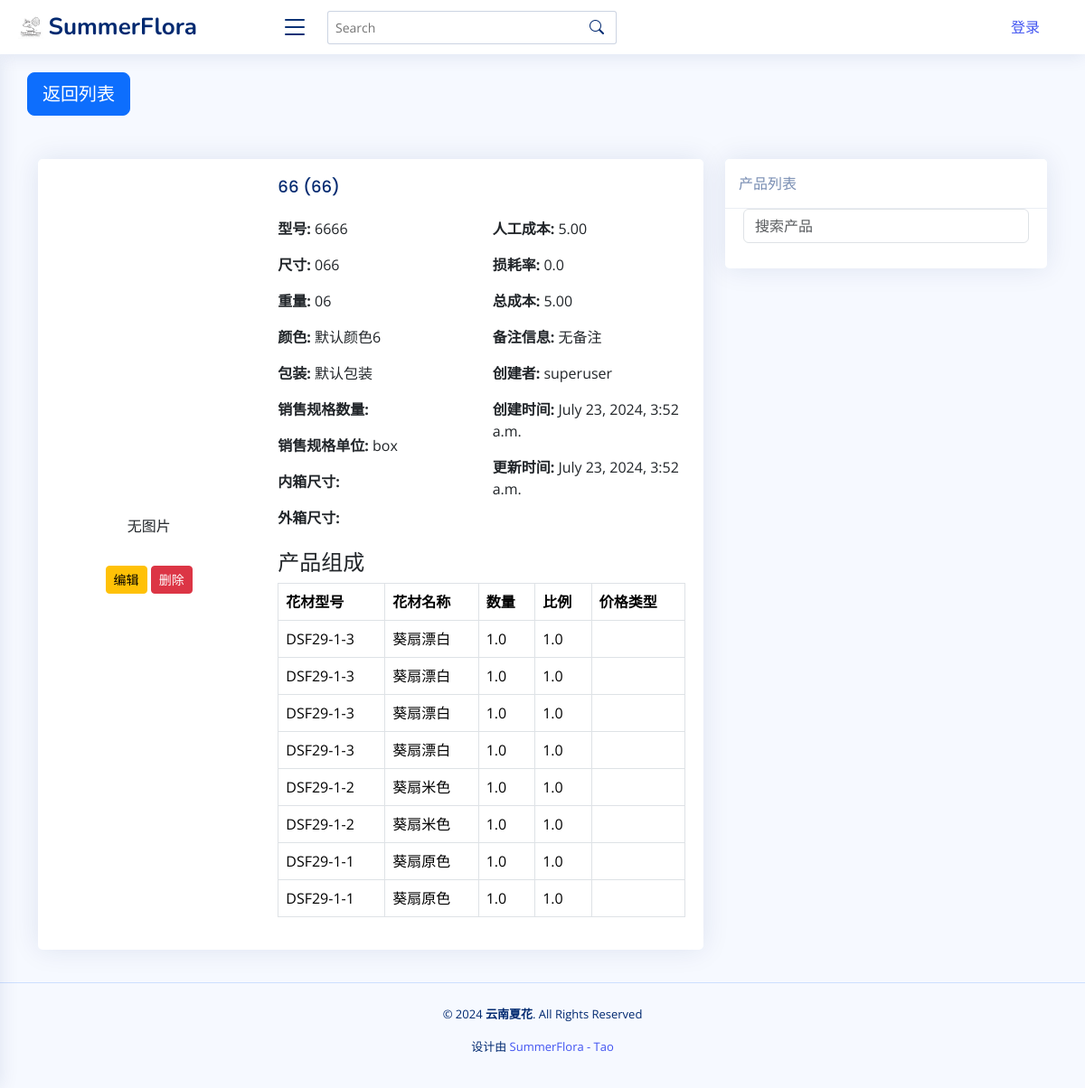
The app's page /product_details/6666/ with its own data.
### app01/models.py (models this page shows, shortened)
class Product(models.Model):
    model = models.CharField(
        max_length=100, blank=False, default="Product0000", primary_key=True
    )
    image = models.ImageField(
        upload_to="products/", null=True, blank=True, default=None
    )
    materials = models.ManyToManyField("FlowerMaterial", through="ProductMaterial")
    chinese_name = models.CharField(max_length=200)
    english_name = models.CharField(max_length=200)
    size = models.CharField(max_length=200, blank=True, default="0")
    weight = models.CharField(max_length=200, blank=True, default="0")
    color = models.CharField(max_length=200, blank=True, default="默认颜色")
    Package = models.CharField(max_length=200, blank=True, default="默认包装")
    sale_spec_quantity = models.CharField(
        max_length=200, help_text="销售规格的数字", blank=True, default=""
    )
    sale_spec_unit = models.CharField(
        max_length=10,
        help_text="销售规格的单位",
        choices=[("box", "box"), ("pcs", "pcs"), ("g", "g"), ("kg", "kg")],
        blank=True,
        null=True,
        default="box",
    )
    inner_box_long = models.FloatField(
        help_text="长度，单位：cm", null=True, blank=True, default=0.0
    )
    inner_box_width = models.FloatField(
        help_text="宽度，单位：cm", null=True, blank=True, default=0.0
    )
    inner_box_height = models.FloatField(
        help_text="高度，单位：cm", null=True, blank=True, default=0.0
    )
    outer_box_length = models.FloatField(
        help_text="长度，单位：cm", null=True, blank=True, default=0.0
    )
    outer_box_width = models.FloatField(
        help_text="宽度，单位：cm", null=True, blank=True, default=0.0
    )
    outer_box_height = models.FloatField(
        help_text="高度，单位：cm", null=True, blank=True, default=0.0
    )
    labor_cost = models.DecimalField(max_digits=10, decimal_places=2, default=0.0)
    loss_rate = models.FloatField(default=0.0)
    profit_margin = models.DecimalField(max_digits=5, decimal_places=2, default=0.0)
    description = models.CharField(max_length=200, blank=True, default="无备注")
    created_by = models.ForeignKey(
        settings.AUTH_USER_MODEL,
        on_delete=models.SET_NULL,
        null=True,
        blank=True,
        default=None,
    )
    created_at = models.DateTimeField(editable=False)
    updated_at = models.DateTimeField()
    @property
    def inner_box_size(self):
        return (
            f"{self.inner_box_long} * {self.inner_box_width} * {self.inner_box_height} cm"
            if self.inner_box_long and self.inner_box_width and self.inner_box_height
            else ""
        )
    @property
    def outer_box_size(self):
        return (
            f"{self.outer_box_length} * {self.outer_box_width} * {self.outer_box_height} cm"
            if self.outer_box_length and self.outer_box_width and self.outer_box_height
            else ""
        )
    @property
    def cost(self):
        total_cost = Decimal(0)
        for material in self.productmaterial_set.all():
            material_cost = (
                material.flower_material.cost_price
                * Decimal(material.quantity)
                * Decimal(material.ratio)
            )
            total_cost += material_cost
        total_cost += self.labor_cost
        total_cost *= Decimal(1 + self.loss_rate)
        return total_cost

class ProductMaterial(models.Model):
    product = models.ForeignKey(Product, on_delete=models.CASCADE)
    flower_material = models.ForeignKey(FlowerMaterial, on_delete=models.CASCADE)
    quantity = models.FloatField(default=1.0)
    ratio = models.FloatField(default=1.0)

class FlowerMaterial(models.Model):
    model = models.CharField(
        max_length=100, blank=False, default="Material0000", primary_key=True
    )
    category = models.ForeignKey(
        Category, on_delete=models.SET_NULL, null=True, default="默认类型"
    )
    image = models.ImageField(upload_to="images/", null=True, blank=True, default=None)
    chinese_name = models.CharField(max_length=200, null=True, blank=True, default="")
    english_name = models.CharField(max_length=200, null=True, blank=True, default="")
    scientific_name = models.CharField(
        max_length=200, null=True, blank=True, default=""
    )
    color = models.CharField(max_length=200, null=True, blank=True, default="")
    chineses_specifications = models.CharField(
        max_length=200, null=True, blank=True, default="无中文规格"
    )
    size = models.CharField(
        max_length=200, help_text="单位：cm", blank=True, default=""
    )
    weight = models.CharField(
        max_length=200, help_text="单位：g", blank=True, default=""
    )
    sale_spec_quantity = models.CharField(
        max_length=200, help_text="销售规格的数字", blank=True, default=""
    )
    sale_spec_unit = models.CharField(
        max_length=10,
        help_text="销售规格的单位",
        choices=[("pcs", "pcs"), ("g", "g"), ("box", "box"), ("kg", "kg")],
        blank=True,
        null=True,
        default="pcs",
    )
    process = models.ForeignKey(
        Process, on_delete=models.SET_NULL, null=True, blank=True, default=None
    )
    outer_box_length = models.FloatField(
        help_text="长度，单位：cm", null=True, blank=True, default=0.0
    )
    outer_box_width = models.FloatField(
        help_text="宽度，单位：cm", null=True, blank=True, default=0.0
    )
    outer_box_height = models.FloatField(
        help_text="高度，单位：cm", null=True, blank=True, default=0.0
    )
    packing_quantity = models.IntegerField(
        help_text="单位：qty", null=True, blank=True, default=0
    )
    grade = models.ForeignKey(
        Grade, on_delete=models.SET_NULL, null=True, blank=True, default=None
    )
    supplier = models.ForeignKey(
        Supplier, on_delete=models.SET_NULL, null=True, blank=True, default=None
    )
    cost_price = models.DecimalField(
        max_digits=10, decimal_places=2, null=True, blank=True, default=0.0
    )  # 成本价
    price_one = models.DecimalField(
        max_digits=10, decimal_places=2, null=True, blank=True, default=0.0
    )
    price_two = models.DecimalField(
        max_digits=10, decimal_places=2, null=True, blank=True, default=0.0
    )
    created_by = models.ForeignKey(
        settings.AUTH_USER_MODEL,
        on_delete=models.SET_NULL,
        null=True,
        blank=True,
        default=None,
    )
    created_at = models.DateTimeField(editable=False)
    updated_at = models.DateTimeField()

class CustomUser(AbstractUser):
    def __str__(self):
        return self.username

### app01/views.py (the view)
# urls.py: path("product_details/<str:model>/", views.product_details, name="product_details"),
def product_details(request, model):
    product = get_object_or_404(Product, model=model)
    materials = product.productmaterial_set.all()
    context = {
        "product": product,
        "materials": materials,
        "current_user": request.user,
    }
    return render(request, "product_details.html", context)

### app01/templates/product_details.html (shortened to what this page needs)
{% extends 'base.html' %}
{% load static %}
{% block content %}
  <a href="/product_list" class="btn btn-primary btn-lg" style="margin-left:auto">返回列表</a>
  <div class="container mt-5">
    <div class="row">
      <div class="col-md-8">
        <div class="card mb-3">
          <div class="row g-0">
            <div class="col-md-4 d-flex flex-column justify-content-center align-items-center">
              {% if product.image %}
                <img src="{{ product.image.url }}" class="img-fluid rounded-start" alt="{{ product.chinese_name }}" />
              {% else %}
                <p>无图片</p>
              {% endif %}
              <div class="mt-3">
                <a href="{% url 'edit_product' product.model %}" class="btn btn-sm btn-warning">编辑</a>
                <a href="{% url 'delete_product' product.model %}" class="btn btn-sm btn-danger">删除</a>
              </div>
            </div>
            <div class="col-md-8">
              <div class="card-body">
                <h5 class="card-title">{{ product.chinese_name }} ({{ product.english_name }})</h5>
                <div class="row">
                  <div class="col-6">
                    <p class="card-text">
                      <strong>型号:</strong> {{ product.model }}
                    </p>
                    <p class="card-text">
                      <strong>尺寸:</strong> {{ product.size }}
                    </p>
                    <p class="card-text">
                      <strong>重量:</strong> {{ product.weight }}
                    </p>
                    <p class="card-text">
                      <strong>颜色:</strong> {{ product.color }}
                    </p>
                    <p class="card-text">
                      <strong>包装:</strong> {{ product.Package }}
                    </p>
                    <p class="card-text">
                      <strong>销售规格数量:</strong> {{ product.sale_spec_quantity }}
                    </p>
                    <p class="card-text">
                      <strong>销售规格单位:</strong> {{ product.get_sale_spec_unit_display }}
                    </p>
                    <p class="card-text">
                      <strong>内箱尺寸:</strong> {{ product.inner_box_size }}
                    </p>
                    <p class="card-text">
                      <strong>外箱尺寸:</strong> {{ product.outer_box_size }}
                    </p>
                  </div>
                  <div class="col-6">
                    <p class="card-text">
                      <strong>人工成本:</strong> {{ product.labor_cost }}
                    </p>
                    <p class="card-text">
                      <strong>损耗率:</strong> {{ product.loss_rate }}
                    </p>
                    <p class="card-text">
                      <strong>总成本:</strong> {{ product.cost }}
                    </p>
                    <p class="card-text">
                      <strong>备注信息:</strong> {{ product.description }}
                    </p>
                    <p class="card-text">
                      <strong>创建者:</strong> {{ product.created_by }}
                    </p>
                    <p class="card-text">
                      <strong>创建时间:</strong> {{ product.created_at }}
                    </p>
                    <p class="card-text">
                      <strong>更新时间:</strong> {{ product.updated_at }}
                    </p>
                  </div>
                </div>
                <h4 class="mt-4">产品组成</h4>
                <table class="table table-bordered">
                  <thead>
                    <tr>
                      <th>花材型号</th>
                      <th>花材名称</th>
                      <th>数量</th>
                      <th>比例</th>
                      <th>价格类型</th>
                    </tr>
                  </thead>
                  <tbody>
                    {% for material in materials %}
                    <tr>
                      <td>{{ material.flower_material.model }}</td>
                      <td>{{ material.flower_material.chinese_name }}</td>
                      <td>{{ material.quantity }}</td>
                      <td>{{ material.ratio }}</td>
                      <td>{{ material.get_price_type_display }}</td>
                    </tr>
                    {% endfor %}
                  </tbody>
                </table>
              </div>
            </div>
          </div>
        </div>
      </div>
      <div class="col-md-4">
        <div class="position-sticky" style="top: 1rem;">
          <div class="card">
            <div class="card-header">产品列表</div>
            <div class="card-body" style="max-height: 500px; overflow-y: auto;">
              <input type="text" class="form-control mb-2" id="searchProduct" placeholder="搜索产品" />
            </div>
          </div>
        </div>
      </div>
    </div>
  </div>
{% endblock %}

### app01/templates/base.html (shortened to what this page needs)
<!DOCTYPE html>
<html lang="en">
<head>
    {% load static %}
    <link href="https://cdn.jsdelivr.net/npm/simple-datatables@latest/dist/style.css" rel="stylesheet" type="text/css">
    <link href="{% static 'assets/vendor/bootstrap/css/bootstrap.min.css' %}" rel="stylesheet">
    <link href="{% static 'assets/vendor/bootstrap-icons/bootstrap-icons.css' %}" rel="stylesheet">
    <link href="{% static 'assets/vendor/boxicons/css/boxicons.min.css' %}" rel="stylesheet">
    <link href="{% static 'assets/vendor/quill/quill.snow.css' %}" rel="stylesheet">
    <link href="{% static 'assets/vendor/quill/quill.bubble.css' %}" rel="stylesheet">
    <link href="{% static 'assets/vendor/remixicon/remixicon.css' %}" rel="stylesheet">
    <link href="{% static 'assets/vendor/simple-datatables/style.css' %}" rel="stylesheet">
    <link href="{% static 'assets/css/style.css' %}" rel="stylesheet">
</head>
<body>
<header id="header" class="header fixed-top d-flex align-items-center">
    <div class="d-flex align-items-center justify-content-between">
        <a href="/home" class="logo d-flex align-items-center">
            <img src="/static/assets/web_picture/flora logo.jpg" alt="logo">
            <span class="d-none d-lg-block">SummerFlora</span>
        </a>
        <i class="bi bi-list toggle-sidebar-btn"></i>
    </div>
    <div class="search-bar">
        <form class="search-form d-flex align-items-center" method="POST" action="#">
            <input type="text" name="query" placeholder="Search" title="Enter search keyword">
            <button type="submit" title="Search"><i class="bi bi-search"></i></button>
        </form>
    </div>
<div class="header-user ms-auto" style="margin-right: 50px;">
    {% if current_user.is_authenticated %}
    <div class="dropdown">
        <button class="dropbtn">
            <i class="bi bi-person"></i>
            <span class="username">{{ current_user.username }}</span>
        </button>
        <div class="dropdown-content">
            <a href="/account">账户信息</a>
            <a href="/login">退出登录</a>
        </div>
    </div>
    {% else %}
    <a href="/login">登录</a>
    {% endif %}
</div>
</header>
  <main id="main" class="main">
    {% block content %}{% endblock content %}
  </main>
  <footer id="footer" class="footer">
     <div class="credits text-center">
                <p>© 2024 <strong><span>云南夏花</span></strong>. All Rights Reserved</p>
                <p>设计由 <a href="https://bootstrapmade.com/"> SummerFlora - Tao</a></p>
              </div>
  </footer>
</body>
</html>

### app01/static/assets/css/style.css (style rules this page uses)
:root { scroll-behavior: smooth; }
body { font-family: "Open Sans", sans-serif; background: #f6f9ff; color: #444444; }
a { color: #4154f1; text-decoration: none; }
h1, h2, h3, h4, h5, h6 { font-family: "Nunito", sans-serif; }
#main { margin-top: 60px; padding: 20px 30px; transition: all 0.3s; }
.card { margin-bottom: 30px; border: none; border-radius: 5px; box-shadow: 0px 0 30px rgba(1, 41, 112, 0.1); }
.card-header, .card-footer { border-color: #ebeef4; background-color: #fff; color: #798eb3; padding: 15px; }
.card-title { padding: 20px 0 15px 0; font-size: 18px; font-weight: 500; color: #012970; font-family: "Poppins", sans-serif; }
.card-body { padding: 0 20px 20px 20px; }
.logo { line-height: 1; }
@media (min-width: 1200px) { .logo { width: 280px; } }
.logo img { max-height: 26px; margin-right: 6px; }
.logo span { font-size: 26px; font-weight: 700; color: #012970; font-family: "Nunito", sans-serif; }
.header { transition: all 0.5s; z-index: 997; height: 60px; box-shadow: 0px 2px 20px rgba(1, 41, 112, 0.1); background-color: #fff; padding-left: 20px; }
.header .toggle-sidebar-btn { font-size: 32px; padding-left: 10px; cursor: pointer; color: #012970; }
.header .search-bar { min-width: 360px; padding: 0 20px; }
.header .search-form { width: 100%; }
.header .search-form input { border: 0; font-size: 14px; color: #012970; border: 1px solid rgba(1, 41, 112, 0.2); padding: 7px 38px 7px 8px; border-radius: 3px; transition: 0.3s; width: 100%; }
.header .search-form button { border: 0; padding: 0; margin-left: -30px; background: none; }
.header .search-form button i { color: #012970; }
@media (min-width: 1200px) { #main, #footer { margin-left: 10px; } }
@media (min-width: 1200px) { .toggle-sidebar #main, .toggle-sidebar #footer { margin-left: 0; } }
.footer { padding: 20px 0; font-size: 14px; transition: all 0.3s; border-top: 1px solid #cddfff; }
.footer .credits { padding-top: 5px; text-align: center; font-size: 13px; color: #012970; }

### records on screen
Product: chinese_name "66", english_name "66", model "6666", size "066", weight "06", color "默认颜色6", Package "默认包装", sale_spec_unit "box", labor_cost "5.00", loss_rate "0.0", cost "5.00", description "无备注", created_by "superuser", created_at "July 23, 2024, 3:52 a.m.", updated_at "July 23, 2024, 3:52 a.m."
ProductMaterial: flower_material.model "DSF29-1-3", flower_material.chinese_name "葵扇漂白", quantity "1.0", ratio "1.0"
ProductMaterial: flower_material.model "DSF29-1-3", flower_material.chinese_name "葵扇漂白", quantity "1.0", ratio "1.0"
ProductMaterial: flower_material.model "DSF29-1-3", flower_material.chinese_name "葵扇漂白", quantity "1.0", ratio "1.0"
ProductMaterial: flower_material.model "DSF29-1-3", flower_material.chinese_name "葵扇漂白", quantity "1.0", ratio "1.0"
ProductMaterial: flower_material.model "DSF29-1-2", flower_material.chinese_name "葵扇米色", quantity "1.0", ratio "1.0"
ProductMaterial: flower_material.model "DSF29-1-2", flower_material.chinese_name "葵扇米色", quantity "1.0", ratio "1.0"
ProductMaterial: flower_material.model "DSF29-1-1", flower_material.chinese_name "葵扇原色", quantity "1.0", ratio "1.0"
ProductMaterial: flower_material.model "DSF29-1-1", flower_material.chinese_name "葵扇原色", quantity "1.0", ratio "1.0"
